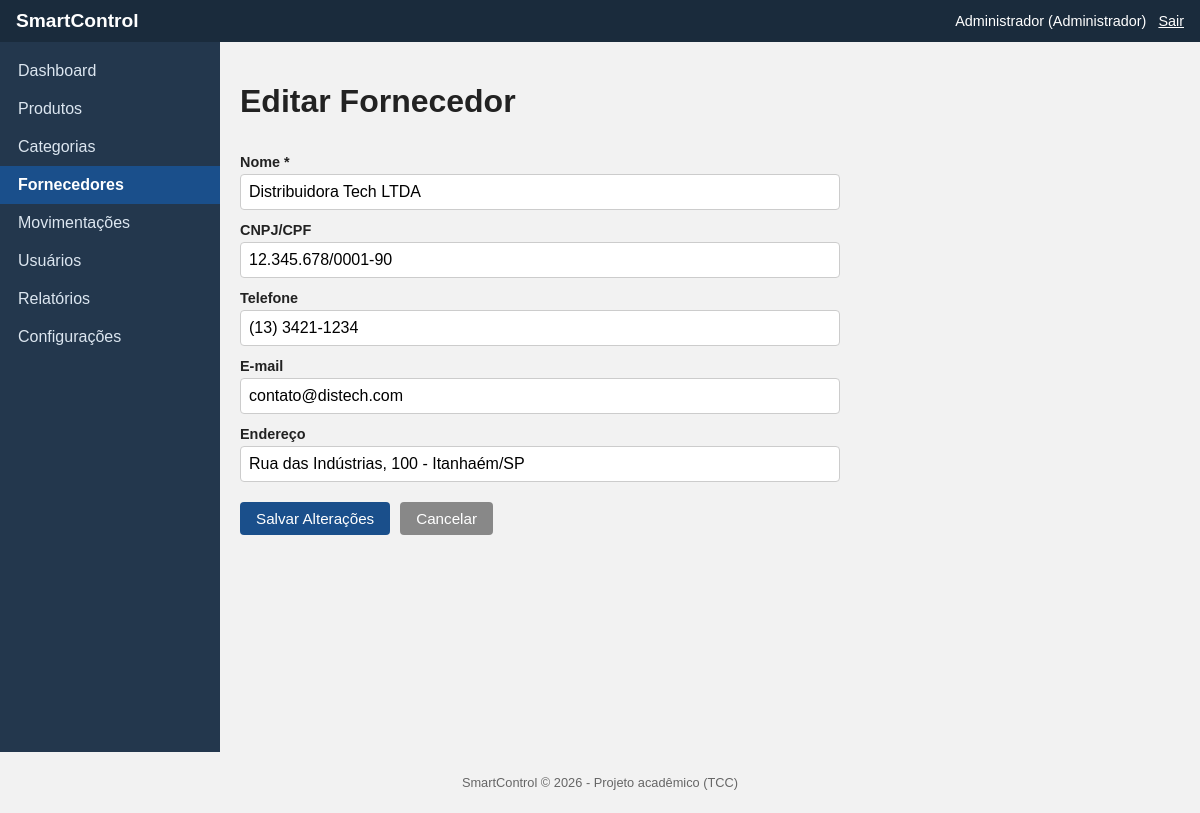
/suppliers/edit.php?id=1 (signed in), run on the app's committed database.
### tables this page shows
CREATE TABLE fornecedores (
    id INT AUTO_INCREMENT PRIMARY KEY,
    nome VARCHAR(150) NOT NULL,
    cnpj_cpf VARCHAR(20) NULL,
    telefone VARCHAR(20) NULL,
    email VARCHAR(150) NULL,
    endereco VARCHAR(255) NULL,
    ativo TINYINT(1) NOT NULL DEFAULT 1,
    data_cadastro DATETIME NOT NULL DEFAULT CURRENT_TIMESTAMP
);

### includes/functions.php (called while the page is built, shortened)
<?php
function limpar(?string $valor): string
{
    return htmlspecialchars(trim($valor ?? ''), ENT_QUOTES, 'UTF-8');
}

### suppliers/edit.php (the view, shortened to what this page needs)
<?php
require_once __DIR__ . '/../config/config.php';
$id = (int) ($_GET['id'] ?? 0);
$stmt = $pdo->prepare("SELECT * FROM fornecedores WHERE id = :id");
$stmt->execute([':id' => $id]);
$fornecedor = $stmt->fetch();
require_once __DIR__ . '/../includes/header.php';
require_once __DIR__ . '/../includes/sidebar.php';
?>
<div class="conteudo">
    <h1>Editar Fornecedor</h1>
    <form method="POST" action="" class="formulario">
        <label for="nome">Nome *</label>
        <input type="text" name="nome" id="nome" required value="<?php echo limpar($fornecedor['nome']); ?>">
        <label for="cnpj_cpf">CNPJ/CPF</label>
        <input type="text" name="cnpj_cpf" id="cnpj_cpf" value="<?php echo limpar($fornecedor['cnpj_cpf'] ?? ''); ?>">
        <label for="telefone">Telefone</label>
        <input type="text" name="telefone" id="telefone" value="<?php echo limpar($fornecedor['telefone'] ?? ''); ?>">
        <label for="email">E-mail</label>
        <input type="email" name="email" id="email" value="<?php echo limpar($fornecedor['email'] ?? ''); ?>">
        <label for="endereco">Endereço</label>
        <input type="text" name="endereco" id="endereco" value="<?php echo limpar($fornecedor['endereco'] ?? ''); ?>">
        <div class="acoes-formulario">
            <button type="submit" class="botao">Salvar Alterações</button>
            <a href="<?php echo BASE_URL; ?>/suppliers/list.php" class="botao botao-secundario">Cancelar</a>
        </div>
    </form>
</div>
<?php require_once __DIR__ . '/../includes/footer.php'; ?>

### assets/css/style.css (style rules this page uses)
* { box-sizing: border-box; }
body { font-family: Arial, Helvetica, sans-serif; margin: 0; background: #f2f2f2; color: #222; }
a { color: #1a4f8b; text-decoration: none; }
.conteudo { flex: 1; padding: 20px; }
.formulario { max-width: 600px; display: flex; flex-direction: column; }
.formulario label { margin-top: 12px; font-weight: bold; font-size: 0.9em; }
.formulario input, .formulario select, .formulario textarea, .caixa-login input { padding: 8px; margin-top: 4px; border: 1px solid #ccc; border-radius: 4px; font-size: 1em; width: 100%; }
.acoes-formulario { margin-top: 20px; display: flex; gap: 10px; }
.botao { display: inline-block; background: #1a4f8b; color: #fff; border: none; padding: 8px 16px; border-radius: 4px; cursor: pointer; font-size: 0.95em; }
.botao-secundario { background: #888; }

### data on the page
fornecedores: nome "Distribuidora Tech LTDA", cnpj_cpf "12.345.678/0001-90", telefone "(13) 3421-1234", email "contato@distech.com", endereco "Rua das Indústrias, 100 - Itanhaém/SP"

### other printed values
limpar(nomeUsuarioLogado()) "Administrador"
